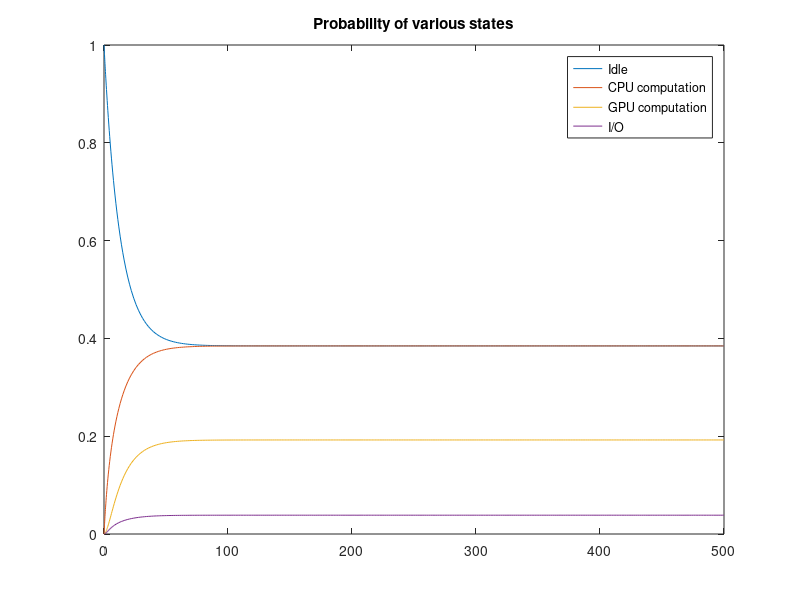

The MATLAB source for this figure: (Note: this script raises an error after producing the figure.)
%% Exercise
clc, clear

energyIdle = 0.1;
energyCPU = 2;
energyIO = 0.5;
energyGPU = 10;

energyAlpha = [energyIdle, energyCPU, energyIO, energyGPU];

newJob = 1/20;
returnIdle = 1/50;
goingIO = 1/10;
returnCPUFromIO = 1/5;
goingGPU = 1/20;
returnCPUFromGPU = 1/2;

Q = [-newJob, newJob, 0, 0;
    newJob, -newJob - goingIO - goingGPU, goingIO, goingGPU;
    0, returnCPUFromIO, -returnCPUFromIO, 0;
    0, returnCPUFromGPU, 0, -returnCPUFromGPU];

pi0 = [1, 0, 0, 0];

Tmax = 500;

[t, pit] = ode45(@(t,x) Q' * x, [0 Tmax], pi0');

plot(t, pit, "-");
legend("Idle", "CPU computation", "GPU computation", "I/O");
title("Probability of various states");



QCheck = [ones(4,1), Q(:, 2:4)];

u = [1, 0, 0, 0];

pis = u * inv(QCheck);


%% Check
pCheck = sum(pis);

if (round(pCheck,3) ~= round(1,3))
    error("Probability not corrispondent!")
end